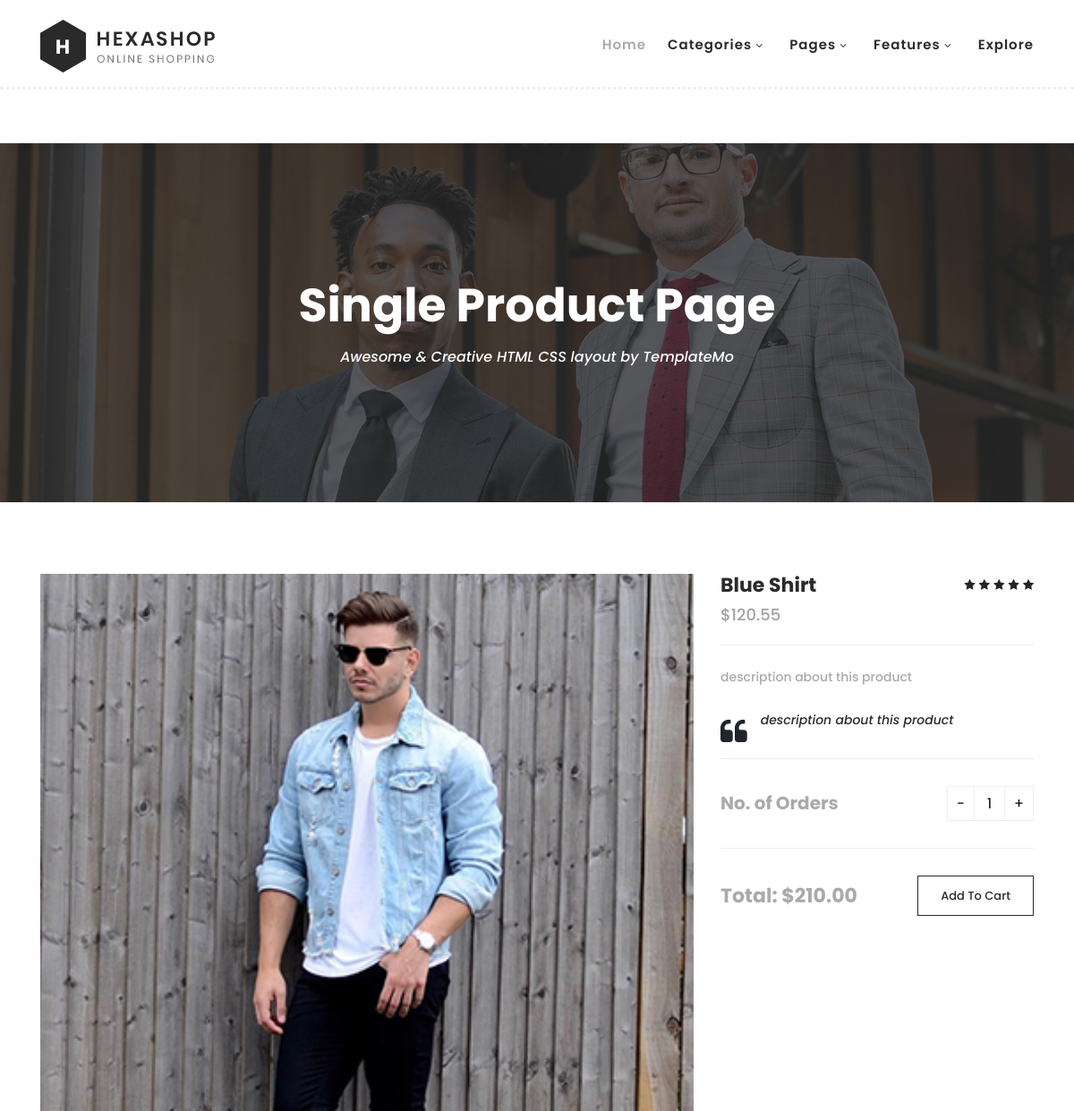
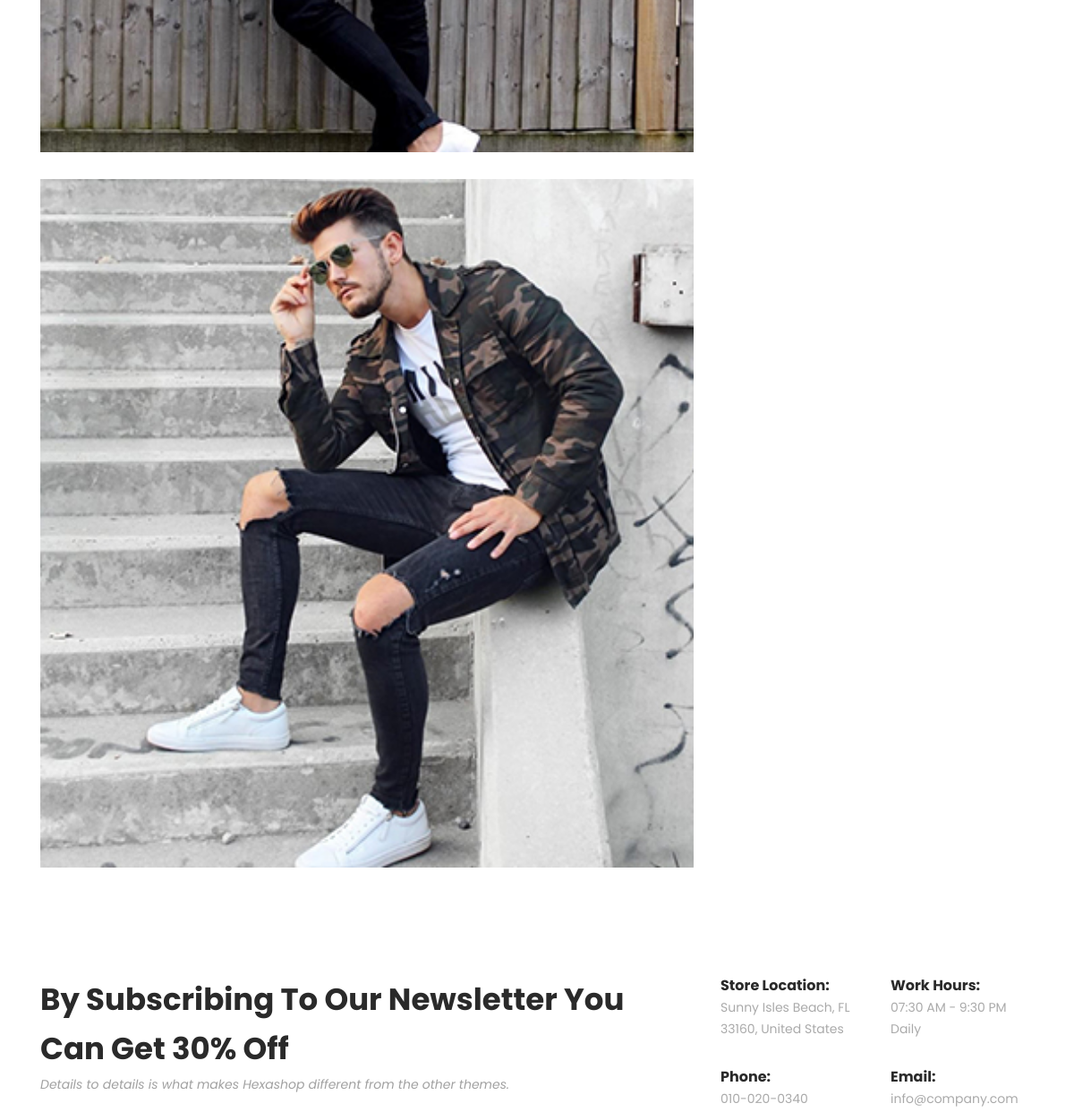
/details/blue_shirt/ (upper part), run on an earlier commit of the app's database (2 pictures, top to bottom).
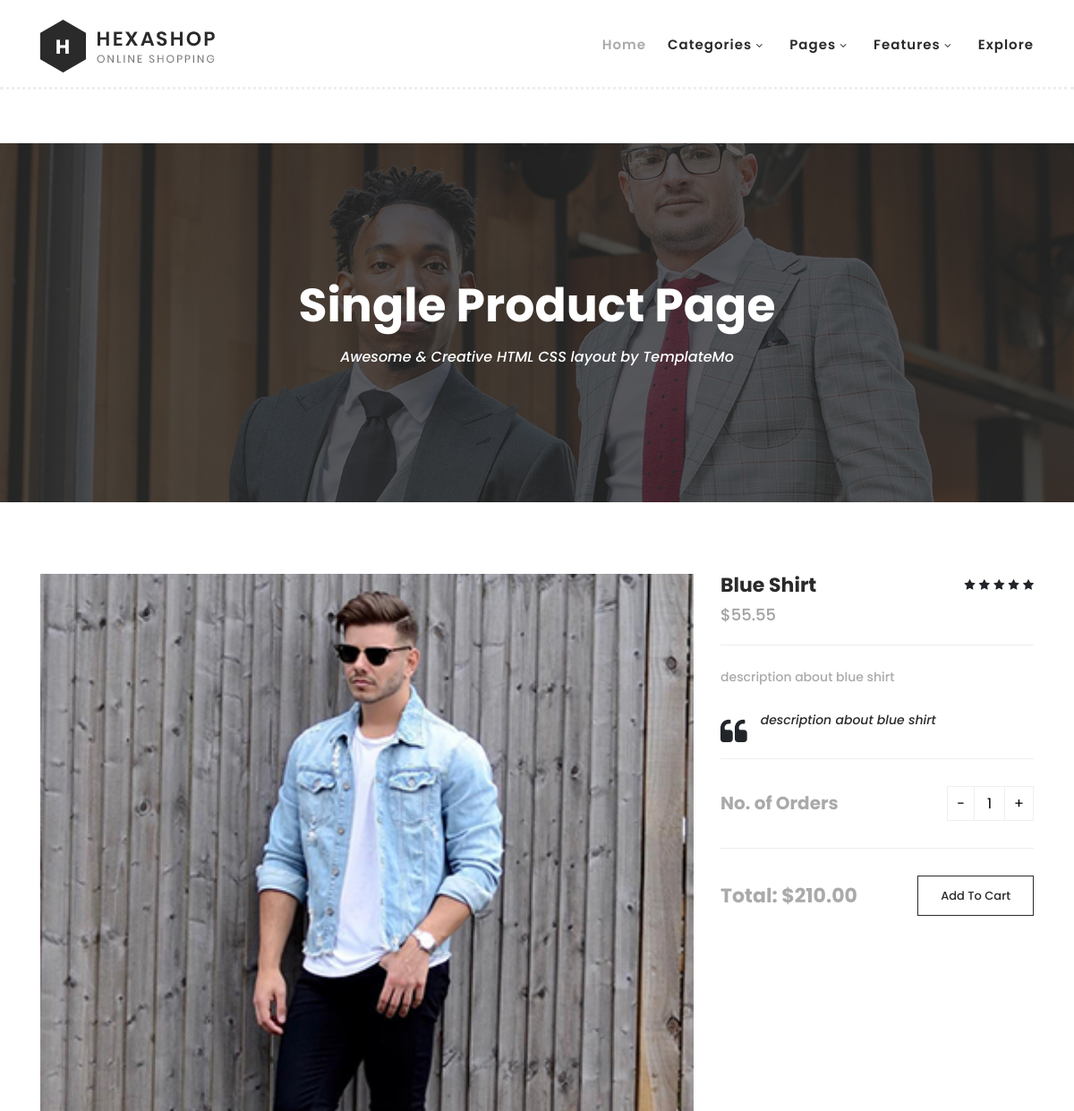
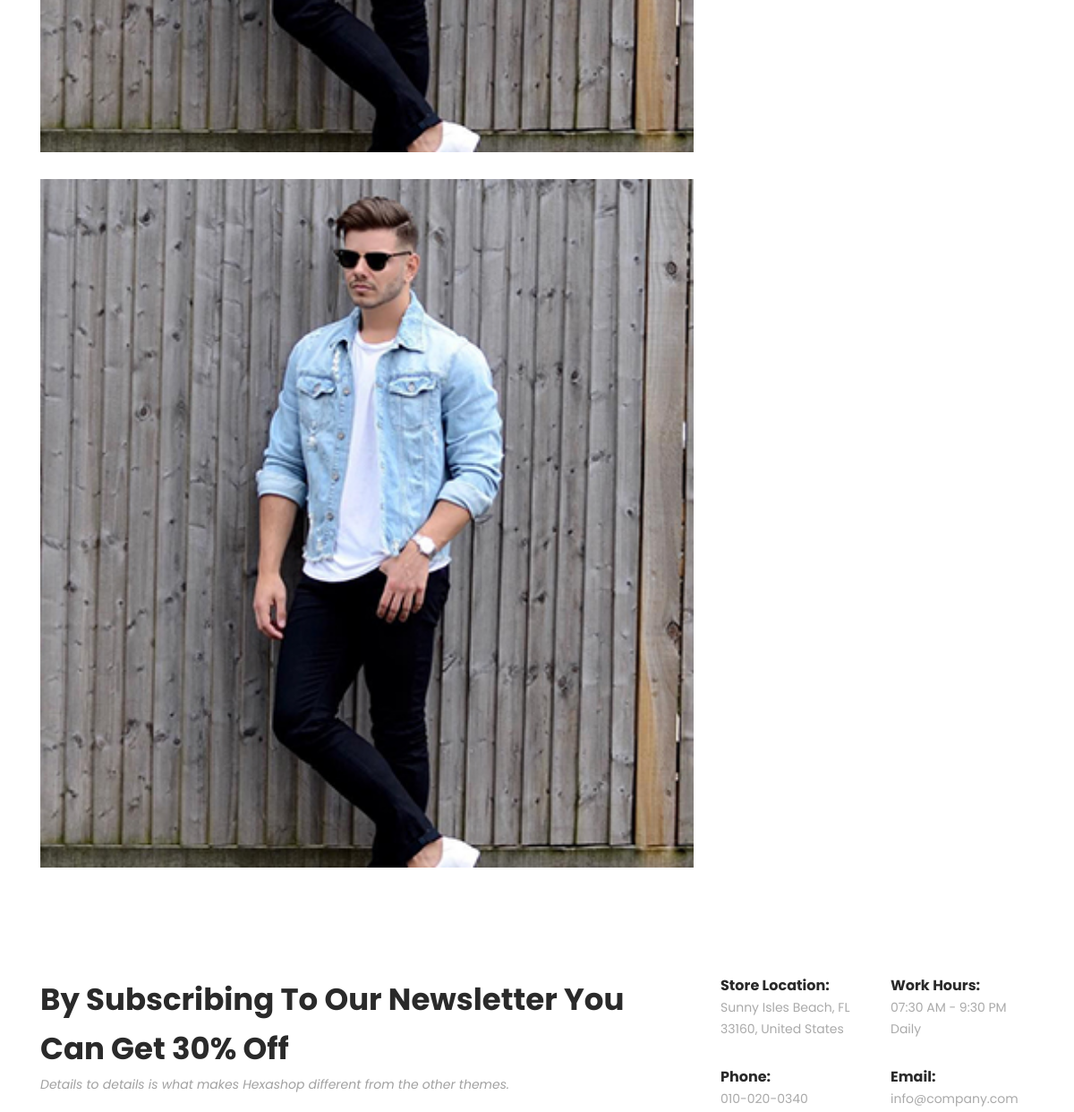
And on a later commit of the database (2 pictures, top to bottom).
### products/models.py (models this page shows, shortened)
class Product(models.Model):
    title = models.CharField(max_length=100)
    slug = models.SlugField(unique=True)
    description = models.TextField()
    price = models.DecimalField(max_digits=6, decimal_places=2)
    image1 = models.ImageField(upload_to='products/')
    image2 = models.ImageField(upload_to='products/')
    category = models.ForeignKey(Category, related_name='products', on_delete=models.CASCADE)

### products/views.py (the view)
# urls.py: path('details/<slug:slug>/', ProductDetailView.as_view(), name='product_detail'),
class ProductDetailView(DetailView):
    model = Product
    template_name = 'products/products_detail.html'
    context_object_name = 'product'
    def get_object(self):
        return get_object_or_404(Product, slug=self.kwargs.get("slug"))

### products/context_processors.py (called while the page is built)
def menu_categories(request):
    categories = Category.objects.all()
    return({'menu_categories' : categories})

### products/templates/products/products_detail.html (shortened to what this page needs)
{% extends '_base.html' %}
{% block content %}
    <div class="page-heading" id="top">
        <div class="container">
            <div class="row">
                <div class="col-lg-12">
                    <div class="inner-content">
                        <h2>Single Product Page</h2>
                        <span>Awesome &amp; Creative HTML CSS layout by TemplateMo</span>
                    </div>
                </div>
            </div>
        </div>
    </div>
    <section class="section" id="product">
        <div class="container">
            <div class="row">
                <div class="col-lg-8">
                <div class="left-images">
                    <img src="{{ product.image1.url }}"" alt="">
                    <img src="{{ product.image2.url }}"" alt="">
                </div>
            </div>
            <div class="col-lg-4">
                <div class="right-content">
                    <h4>{{ product.title }}</h4>
                    <span class="price">${{ product.price }}</span>
                    <ul class="stars">
                        <li><i class="fa fa-star"></i></li>
                        <li><i class="fa fa-star"></i></li>
                        <li><i class="fa fa-star"></i></li>
                        <li><i class="fa fa-star"></i></li>
                        <li><i class="fa fa-star"></i></li>
                    </ul>
                    <span>{{ product.description }}</span>
                    <div class="quote">
                        <i class="fa fa-quote-left"></i><p>{{ product.description }}</p>
                    </div>
                    <div class="quantity-content">
                        <div class="left-content">
                            <h6>No. of Orders</h6>
                        </div>
                        <div class="right-content">
                            <div class="quantity buttons_added">
                                <input type="button" value="-" class="minus"><input type="number" step="1" min="1" max="" name="quantity" value="1" title="Qty" class="input-text qty text" size="4" pattern="" inputmode=""><input type="button" value="+" class="plus">
                            </div>
                        </div>
                    </div>
                    <div class="total">
                        <h4>Total: $210.00</h4>
                        <div class="main-border-button"><a href="#">Add To Cart</a></div>
                    </div>
                </div>
            </div>
            </div>
        </div>
    </section>
{% endblock content %}

What changed in the data, as far as the page shows it:
changed Product "Blue Shirt": image2: a different picture; price "120.55" → "55.55"; description "description about this product" → "description about blue shirt"
